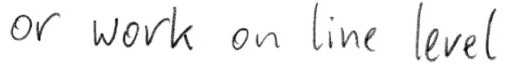
#> input picture src/imageProcessEngine/htr/data/line.png, 511 x 64 px
$ python convexHull.py ../data/line.png
#> lines starting #> are read from the running program, lines starting #| are printed output that depends on the picture; after the words box and inside, x2 and y2 are one past the last pixel; in counts of white or black regions, pixels touching at a corner belong together
import sys
sys.path.append('../..') # add parent directory to path to import configs
import os
from typing import List
import cv2
from cv2 import LINE_AA
import numpy as np
import json
from imageProcessEngine.configs.definitions import ROOT_DIR

path = os.path.join(ROOT_DIR, 'results/ROI{0}.png')
filename = 'ROI.json'

def segmentImage(img):
    """Binarize image"""
    # binarize image
    # convert to grayscale
    gray = cv2.cvtColor(img, cv2.COLOR_BGR2GRAY)
    # blur image
    blur = cv2.blur(gray, (3, 3))
    # threshold image
    _, thresh = cv2.threshold(blur, 150, 255, cv2.THRESH_BINARY)
    return blur
    return thresh


def getContours(img):
    """get contours in an image"""
    # find edges
    edges = cv2.Canny(img, 50, 150)

    # find external contours
    contours, hierarchy = cv2.findContours(
        edges, cv2.RETR_EXTERNAL, cv2.CHAIN_APPROX_NONE)

    return contours


def approximateContours(contours: List):
    """Smoothen contours"""
    res = []
    for contour in contours:
        perimeter = cv2.arcLength(contour, True)
        epsilon = 0.02 * perimeter
        approximatedShape = cv2.approxPolyDP(contour, epsilon, True)
        res.append(approximatedShape)

    return res


def getHulls(contours: List):
    """get convex hull for each contour"""
    return [cv2.convexHull(c, False) for c in contours]


def filterTextBoxes(hulls: List):
    """Partition convex hulls into text labels and text boxes"""
    MIN_AREA = 3000
    textBoxes = []
    other = []
    for hull in hulls:
        if cv2.contourArea(hull) > MIN_AREA:
            textBoxes.append(hull)
        else:
            other.append(hull)

    return (textBoxes, other)


def boundingBox(contours: List):
    """Get bounding box for each contour"""
    return [cv2.boundingRect(c) for c in contours]

# given an image and a list of rectangles
# crop the image using each rectangle
# returns a json object with the rectangles and path to each cropped image
def getROI(img, rectangles: List):
    obj = {}
    image = img.copy()
    height, width, channels = image.shape

    # iterate through contours
    for i, c in enumerate(rectangles):
        x = c[0] if c[0] > 0 else 0
        y = c[1] if c[1] > 0 else 0
        w = c[2] if c[2] + x < width else width - x
        h = c[3] if c[3] + y < height else height - y

        # for each contour found, crop the image and save a copy based on bounding box
        ROI = image[y:y+h, x:x+w]
        cv2.imwrite(path.format(i), ROI)

        # each contour will be added to a dictionary
        tmp = {
            "xmin": x,
            "ymin": y,
            "xmax": x+w,
            "ymax": y+h,
            "path": path.format(i)
        }
        obj[i] = tmp

    return obj

# given an image and a list of rectangles
# merge rectangles that are close (both horizontally and vertically)
def mergeRects(img, rects):
    rectsUsed = []
    acceptedRects = []

    # merge threshold
    xThr = 30
    yThr = 30


    # add padding to final bounding boxes in case edge letters are cut
    xpadding = 10
    ypadding = 10

    minArea = 1000

    for _ in rects:
        rectsUsed.append(False)

    # [5 lines of commented-out code are left out]

    def getXFromRect(item):
        return item[0]

    # sort by mininum x of each rectangle
    rects.sort(key = getXFromRect)

    # reference: https://stackoverflow.com/questions/55376338/how-to-join-nearby-bounding-boxes-in-opencv-python
    # Iterate all initial bounding rects
    for supIdx, supVal in enumerate(rects):
        if (rectsUsed[supIdx] == False):
            # Initialize current rect
            currxMin = supVal[0]
            currxMax = supVal[0] + supVal[2]
            curryMin = supVal[1]
            curryMax = supVal[1] + supVal[3]

            # This bounding rect is used
            rectsUsed[supIdx] = True

            # Iterate all initial bounding rects
            # starting from the next
            for subIdx, subVal in enumerate(rects[(supIdx+1):], start = (supIdx+1)):
                # Initialize merge candidate
                candxMin = subVal[0]
                candxMax = subVal[0] + subVal[2]
                candyMin = subVal[1]
                candyMax = subVal[1] + subVal[3]

                if (candyMax > curryMax + yThr):
                    continue

                if (candyMin < curryMin - yThr):
                    continue

                # Check if x distance between current rect
                # and merge candidate is small enough
                if (candxMin <= currxMax + xThr):

                    # Reset coordinates of current rect
                    currxMax = candxMax
                    curryMin = min(curryMin, candyMin)
                    curryMax = max(curryMax, candyMax)

                    # Merge candidate (bounding rect) is used
                    rectsUsed[subIdx] = True
                else:
                    break

            # No more merge candidates possible, accept current rect
            area = ((currxMax - currxMin) * (curryMax - curryMin))
            if (area >= minArea):
                acceptedRects.append([currxMin - xpadding, curryMin - ypadding, currxMax - currxMin + xpadding, curryMax - curryMin + ypadding])
    return acceptedRects

# [68 lines left out: function findAllLabels, not called in this run]
   #  cv2.imwrite("results/convexHull_boundingTextBoxes", textBoxBoundingImg)

# returns json object containing each minimum bounding box of a word in the image
def findTextLabels(imgFile):
    # read image
#> called with imgFile = '../data/line.png'
    img = cv2.imread(imgFile)
#> img is the input picture: shape (64, 511, 3); min 0, max 255, mean 241.3

    # segment image
    segmentedImg = segmentImage(img)
#> in segmentImage, `_, thresh = cv2.threshold(blur, 150, 255, cv2.THRESH_BINARY)`:
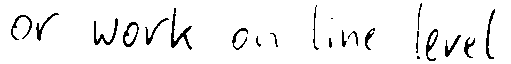
#> thresh: shape (64, 511); 94.3% white; black in thin lines or dots, all inside (x1, y1, x2, y2) = (11, 3, 495, 61)

    # find contours in image
    contours = getContours(segmentedImg)
#> in getContours, `edges = cv2.Canny(img, 50, 150)`:
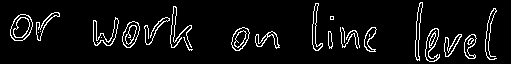
#> edges: shape (64, 511); 6.3% white in thin lines or dots, all inside (x1, y1, x2, y2) = (10, 2, 497, 62)
#> in getContours, `contours, hierarchy = cv2.findContours( edges, cv2.RETR_EXTERNAL, cv2...`: contours = 21 contours, 6 with area under 20; largest, box (x1, y1, x2, y2) and area: (10, 14, 33, 41) 438, (122, 21, 140, 48) 309, (231, 27, 250, 51) 285, (425, 28, 440, 62) 246, (93, 17, 119, 46) 237
    # approximage the contours to smoothen lines
    approxContours = approximateContours(contours)
#> the loop in approximateContours, `for contour in contours:` made 21 passes
#> (perimeter, epsilon) on passes 1, 2, 3, 4, 5, 6, 7, 8, 10, 11, 12, 13: (37.8, 0.756), (75.36, 1.51), (91.6, 1.83), (40.49, 0.81), (104.3, 2.09), (66.28, 1.33), (110.9, 2.22), (74.18, 1.48), (114.4, 2.29), (67.94, 1.36), (71.94, 1.44), (213.5, 4.27)
#> (perimeter, epsilon, approximatedShape) on passes 9, 15, 21: (31.66, 0.633, [[342, 27], [344, 31], [344, 42], [344, 31]]), (12, 0.24, [[330, 16], [330, 19], [333, 19], [333, 16]]), (125.8, 2.52, [[422, 2], [419, 3], [416, 21], [417, 60]])
#> after the loop in approximateContours, `for contour in contours:`: res = 21 contours, 7 with area under 20; largest, box (x1, y1, x2, y2) and area: (10, 14, 33, 41) 428, (122, 22, 140, 48) 299, (231, 28, 250, 51) 275, (425, 28, 440, 62) 230, (464, 34, 476, 59) 159
#> approxContours has the same summary as res in approximateContours

    # find convex hull of approximated contours
    hulls = getHulls(approxContours)
#> hulls = 21 contours, 2 with area under 20; largest, box (x1, y1, x2, y2) and area: (171, 6, 192, 48) 618, (93, 18, 118, 46) 520, (10, 14, 33, 41) 428, (485, 8, 497, 60) 377, (425, 28, 440, 62) 344

    # find hulls containing text boxes and text labels
    _, textLabels = filterTextBoxes(hulls)
#> the loop in filterTextBoxes, `for hull in hulls:` made 21 passes
#> hull on passes 3, 9, 10, 15, 21: [[451, 53], [445, 56], [445, 37], [461, 34]], [[342, 27], [344, 31], [344, 42]], [[354, 33], [357, 48], [342, 47], [340, 27]], [[333, 16], [333, 19], [330, 19], [330, 16]], [[417, 60], [416, 21], [419, 3], [422, 2]]
#> after the loop in filterTextBoxes, `for hull in hulls:`: other has the same summary as hulls in findTextLabels; textBoxes = []
#> textLabels has the same summary as hulls

    # write image containing text labels
    # textLabelsImg = img.copy()
    # cv2.drawContours(textLabelsImg, textLabels, -1,
    #                  (255, 0, 0), thickness=1, lineType=cv2.LINE_AA)
    # cv2.imwrite("results/convexHull_textLabels.png", textLabelsImg)

    # find the minimum bounding box for each rectangle
    rects = []
    for contour in textLabels:
        rect = cv2.boundingRect(contour)
        rects.append(rect)
#> this loop made 21 passes
#> rect on passes 1, 2, 4, 5, 6, 7, 8, 11, 12, 13, 14, 16: (183, 37, 10, 14), (464, 34, 12, 25), (328, 31, 5, 18), (256, 32, 24, 16), (346, 30, 14, 18), (425, 28, 15, 34), (364, 27, 13, 25), (231, 28, 19, 23), (122, 22, 18, 26), (144, 18, 26, 27), (93, 18, 25, 28), (10, 14, 23, 27)
#> (contour, rect) on passes 3, 9, 10, 15, 21: ([[451, 53], [445, 56], [445, 37], [461, 34]], (445, 34, 17, 23)), ([[342, 27], [344, 31], [344, 42]], (342, 27, 3, 16)), ([[354, 33], [357, 48], [342, 47], [340, 27]], (340, 27, 18, 22)), ([[333, 16], [333, 19], [330, 19], [330, 16]], (330, 16, 4, 4)), ([[417, 60], [416, 21], [419, 3], [422, 2]], (416, 2, 7, 59))
#> after the loop, rects = 21 items, first 6: (183, 37, 10, 14), (464, 34, 12, 25), (445, 34, 17, 23), (328, 31, 5, 18), (256, 32, 24, 16), (346, 30, 14, 18)

    # firstRound = mergeRects(img, rects)
    acceptedRects = mergeRects(img, rects)
#> the loop in mergeRects, `for _ in rects:` made 21 passes
#> after the loop in mergeRects, `for _ in rects:`: rectsUsed = [False, False, False, False, False, False, False, False, False, False, False, False, False, False, False, False, False, False, False, False, False]
#> the loop in mergeRects, `for supIdx, supVal in enumerate(rects):` made 21 passes
#> (supVal, currxMin, area) on passes 1, 3, 8, 10, 17: ((10, 14, 23, 27), 10, 1450), ((93, 18, 25, 28), 93, 4500), ((231, 28, 19, 23), 231, 1127), ((312, 3, 11, 48), 312, 3185), ((416, 2, 7, 59), 416, 4860)
#> supVal on passes 2, 4, 5, 6, 7, 9: (36, 12, 24, 29), (122, 22, 18, 26), (144, 18, 26, 27), (171, 6, 21, 42), (183, 37, 10, 14), (256, 32, 24, 16)
#> after the loop in mergeRects, `for supIdx, supVal in enumerate(rects):`: acceptedRects = [[0, 2, 60, 39], [83, -4, 110, 55], [221, 18, 59, 33], [302, -7, 75, 59], [406, -8, 91, 70]]; rectsUsed = [True, True, True, True, True, True, True, True, True, True, True, True, True, True, True, True, True, True, True, True, True]

    # debug
    textLabelsImg = img.copy()
    for rect in acceptedRects:
        result = cv2.rectangle(textLabelsImg, (rect[0], rect[1]), (rect[0] + rect[2], rect[1] + rect[3]), (121, 11, 189), 2)
#> this loop made 5 passes
#> pass 2, in findTextLabels, `result = cv2.rectangle(textLabelsImg, (rect[0], rect[1]), (rect[0] + r..`:
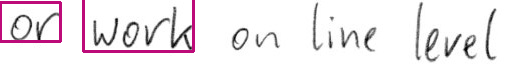
#> result: shape (64, 511, 3); mean B, G, R 236.5, 232.5, 238.9
#> pass 3, in findTextLabels, `result = cv2.rectangle(textLabelsImg, (rect[0], rect[1]), (rect[0] + r..`:
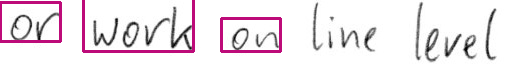
#> result: shape (64, 511, 3); 1.68% of pixels changed, all inside (x1, y1, x2, y2) = (220, 17, 282, 53)
#> after the loop:
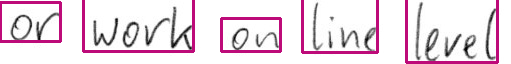
#> textLabelsImg: shape (64, 511, 3); 8.93% of pixels changed, all inside (x1, y1, x2, y2) = (0, 0, 499, 64)
    cv2.imwrite(os.path.join(ROOT_DIR, "results/convexHull_results.png"), result)

    # crop the image for each final rectangle
    obj = getROI(img, acceptedRects)
#> the loop in getROI, `for i, c in enumerate(rectangles):` made 5 passes
#> (c, x, y, w, h) on passes 2, 4, 5: ([83, -4, 110, 55], 83, 0, 110, 55), ([302, -7, 75, 59], 302, 0, 75, 59), ([406, -8, 91, 70], 406, 0, 91, 64)
#> pass 1, in getROI, `ROI = image[y:y+h, x:x+w]`:
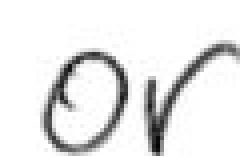
#> ROI: shape (39, 60, 3) (shown 4 times larger); min 3, max 255, mean 231.2
#> pass 3, in getROI, `ROI = image[y:y+h, x:x+w]`:
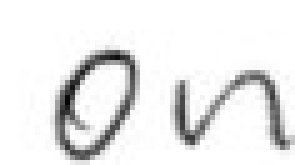
#> ROI: shape (33, 59, 3) (shown 5 times larger); min 5, max 255, mean 234
#> after the loop in getROI, `for i, c in enumerate(rectangles):`: obj = 5 items
#> obj = 5 items
    # print(json.dumps(obj, indent=4))

    return obj

if __name__ == "__main__":
    # provide image file as cli argument
    imgFile = sys.argv[1]
    findTextLabels(imgFile)
